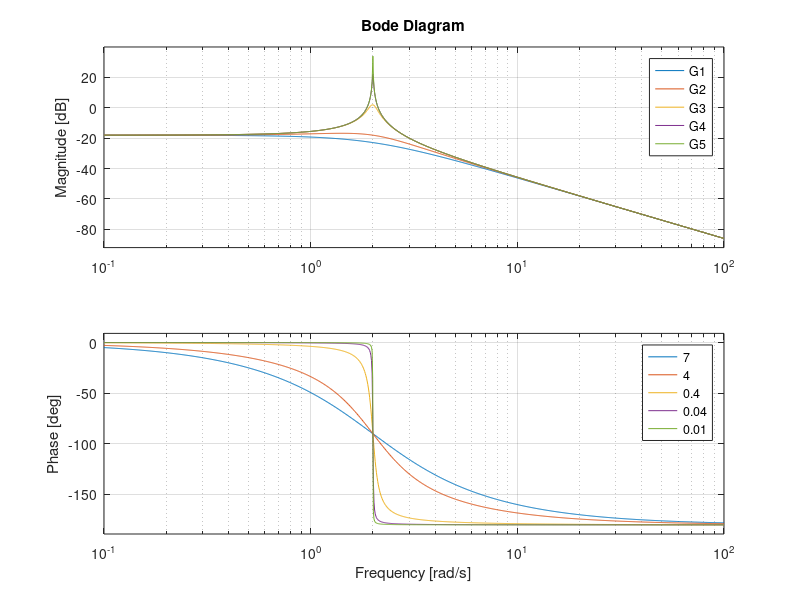
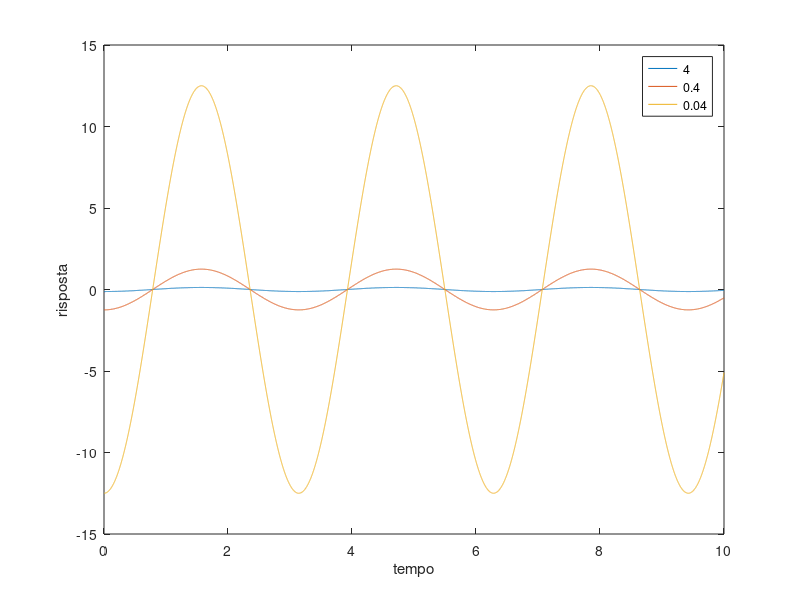

The MATLAB script that drew these images, in order:
%% Definizione di sistemi
k = 8;
m = 2;
h = [7; 4; 0.4; 0.04; 0.01];

num = 1;
den1 = [m h(1) k];
G1 = tf(num,den1);
den2 = [m h(2) k];
G2 = tf(num,den2);
den3 = [m h(3) k];
G3 = tf(num,den3);
den4 = [m h(4) k];
G4 = tf(num,den4);
den5 = [m h(5) k];
G5 = tf(num,den5);

%% Diagrammi di Bode
bode(G1,G2,G3,G4,G5)
legend('7','4','0.4','0.04','0.01')

%% risposte a ingresso sinusoidale
[G2modulo,G2fase] = bode(G2,2);
[G3modulo,G3fase] = bode(G3,2);
[G4modulo,G4fase] = bode(G4,2);

%% Uscita secondo teorema di risposta in frequenza
t = 0:0.001:10;            % Definizione del vettore tempo
y_rf_2 = G2modulo*sin(2*t + G2fase*pi/180);
y_rf_3 = G3modulo*sin(2*t + G3fase*pi/180);
y_rf_4 = G4modulo*sin(2*t + G4fase*pi/180);

figure;
plot(t,y_rf_2,t,y_rf_3,t,y_rf_4);
legend('4','0.4','0.04')
xlabel('tempo'); ylabel('risposta');
